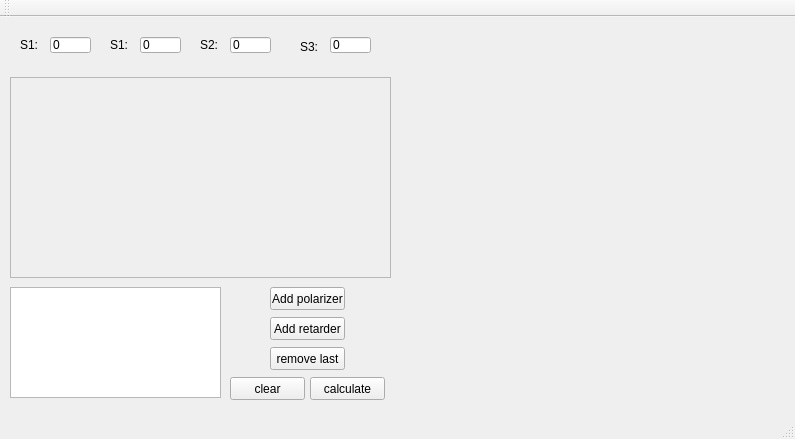
<?xml version="1.0" encoding="UTF-8"?>
<ui version="4.0">
 <class>MainWindow</class>
 <widget class="QMainWindow" name="MainWindow">
  <property name="geometry">
   <rect>
    <x>0</x>
    <y>0</y>
    <width>795</width>
    <height>439</height>
   </rect>
  </property>
  <property name="windowTitle">
   <string>MainWindow</string>
  </property>
  <widget class="QWidget" name="centralWidget">
   <widget class="QCustomPlot" name="widget" native="true">
    <property name="geometry">
     <rect>
      <x>400</x>
      <y>10</y>
      <width>191</width>
      <height>171</height>
     </rect>
    </property>
   </widget>
   <widget class="QPushButton" name="pbLaunch">
    <property name="geometry">
     <rect>
      <x>310</x>
      <y>360</y>
      <width>75</width>
      <height>23</height>
     </rect>
    </property>
    <property name="text">
     <string>calculate</string>
    </property>
   </widget>
   <widget class="QLabel" name="label">
    <property name="geometry">
     <rect>
      <x>110</x>
      <y>20</y>
      <width>21</width>
      <height>16</height>
     </rect>
    </property>
    <property name="text">
     <string>S1:</string>
    </property>
   </widget>
   <widget class="QLabel" name="label_2">
    <property name="geometry">
     <rect>
      <x>200</x>
      <y>20</y>
      <width>21</width>
      <height>16</height>
     </rect>
    </property>
    <property name="text">
     <string>S2:</string>
    </property>
   </widget>
   <widget class="QLabel" name="label_3">
    <property name="geometry">
     <rect>
      <x>300</x>
      <y>20</y>
      <width>21</width>
      <height>20</height>
     </rect>
    </property>
    <property name="text">
     <string>S3:</string>
    </property>
   </widget>
   <widget class="QLineEdit" name="S1LE">
    <property name="geometry">
     <rect>
      <x>140</x>
      <y>20</y>
      <width>41</width>
      <height>16</height>
     </rect>
    </property>
    <property name="text">
     <string>0</string>
    </property>
   </widget>
   <widget class="QLineEdit" name="S2LE">
    <property name="geometry">
     <rect>
      <x>230</x>
      <y>20</y>
      <width>41</width>
      <height>16</height>
     </rect>
    </property>
    <property name="text">
     <string>0</string>
    </property>
   </widget>
   <widget class="QLineEdit" name="S3LE">
    <property name="geometry">
     <rect>
      <x>330</x>
      <y>20</y>
      <width>41</width>
      <height>16</height>
     </rect>
    </property>
    <property name="text">
     <string>0</string>
    </property>
   </widget>
   <widget class="QTextEdit" name="tE">
    <property name="geometry">
     <rect>
      <x>10</x>
      <y>270</y>
      <width>211</width>
      <height>111</height>
     </rect>
    </property>
   </widget>
   <widget class="QPushButton" name="pBclear">
    <property name="geometry">
     <rect>
      <x>230</x>
      <y>360</y>
      <width>75</width>
      <height>23</height>
     </rect>
    </property>
    <property name="text">
     <string>clear</string>
    </property>
   </widget>
   <widget class="QCustomPlot" name="widget_2" native="true">
    <property name="geometry">
     <rect>
      <x>600</x>
      <y>10</y>
      <width>191</width>
      <height>171</height>
     </rect>
    </property>
   </widget>
   <widget class="QCustomPlot" name="widget_3" native="true">
    <property name="geometry">
     <rect>
      <x>400</x>
      <y>190</y>
      <width>191</width>
      <height>171</height>
     </rect>
    </property>
   </widget>
   <widget class="QCustomPlot" name="widget_4" native="true">
    <property name="geometry">
     <rect>
      <x>600</x>
      <y>190</y>
      <width>191</width>
      <height>171</height>
     </rect>
    </property>
   </widget>
   <widget class="QPushButton" name="pBadd">
    <property name="geometry">
     <rect>
      <x>270</x>
      <y>270</y>
      <width>75</width>
      <height>23</height>
     </rect>
    </property>
    <property name="text">
     <string>Add polarizer</string>
    </property>
   </widget>
   <widget class="QScrollArea" name="scrollArea">
    <property name="geometry">
     <rect>
      <x>10</x>
      <y>60</y>
      <width>381</width>
      <height>201</height>
     </rect>
    </property>
    <property name="widgetResizable">
     <bool>true</bool>
    </property>
    <widget class="QWidget" name="scrollAreaWidgetContents">
     <property name="geometry">
      <rect>
       <x>0</x>
       <y>0</y>
       <width>379</width>
       <height>199</height>
      </rect>
     </property>
    </widget>
   </widget>
   <widget class="QPushButton" name="pB_remove">
    <property name="geometry">
     <rect>
      <x>270</x>
      <y>330</y>
      <width>75</width>
      <height>23</height>
     </rect>
    </property>
    <property name="text">
     <string>remove last</string>
    </property>
   </widget>
   <widget class="QPushButton" name="pBadd_2">
    <property name="geometry">
     <rect>
      <x>270</x>
      <y>300</y>
      <width>75</width>
      <height>23</height>
     </rect>
    </property>
    <property name="text">
     <string>Add retarder</string>
    </property>
   </widget>
   <widget class="QLineEdit" name="S0LE">
    <property name="geometry">
     <rect>
      <x>50</x>
      <y>20</y>
      <width>41</width>
      <height>16</height>
     </rect>
    </property>
    <property name="text">
     <string>0</string>
    </property>
   </widget>
   <widget class="QLabel" name="label_0">
    <property name="geometry">
     <rect>
      <x>20</x>
      <y>20</y>
      <width>21</width>
      <height>16</height>
     </rect>
    </property>
    <property name="text">
     <string>S1:</string>
    </property>
   </widget>
  </widget>
  <widget class="QMenuBar" name="menuBar">
   <property name="geometry">
    <rect>
     <x>0</x>
     <y>0</y>
     <width>795</width>
     <height>21</height>
    </rect>
   </property>
  </widget>
  <widget class="QToolBar" name="mainToolBar">
   <attribute name="toolBarArea">
    <enum>TopToolBarArea</enum>
   </attribute>
   <attribute name="toolBarBreak">
    <bool>false</bool>
   </attribute>
  </widget>
  <widget class="QStatusBar" name="statusBar"/>
 </widget>
 <layoutdefault spacing="6" margin="11"/>
 <customwidgets>
  <customwidget>
   <class>QCustomPlot</class>
   <extends>QWidget</extends>
   <header>qcustomplot.h</header>
   <container>1</container>
  </customwidget>
 </customwidgets>
 <resources/>
 <connections/>
</ui>
